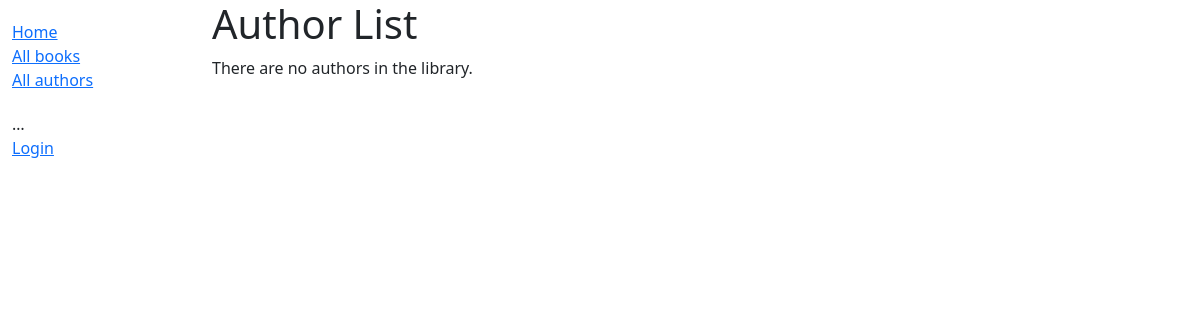
Page /catalog/authors/ on the earlier database version.
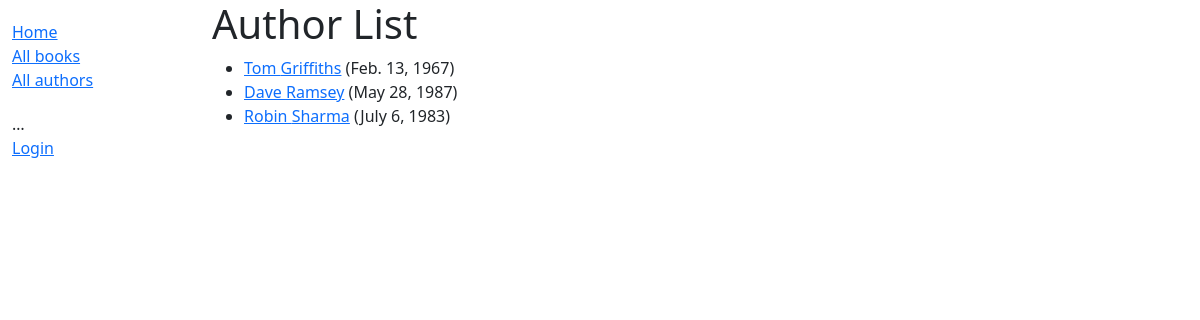
Same page on the later database version.
### catalog/models.py (models this page shows, shortened)
class Author(models.Model):
    first_name = models.CharField(max_length=100)
    last_name = models.CharField(max_length=100)
    date_of_birth = models.DateField(null=True, blank=True)
    date_of_death = models.DateField('Died', null=True, blank=True)
    class Meta:
        ordering = ['last_name', 'first_name']
    def get_absolute_url(self):
        return reverse('author-detail', args=[str(self.id)])

### catalog/views.py (the view)
# urls.py: path('authors/', views.AuthorListView.as_view(), name='authors'),
class AuthorListView(generic.ListView):
    model = Author
    paginate_by = 10

### catalog/templates/catalog/author_list.html
{% extends "base_generic.html" %}
{% block content %}
  <h1>Author List</h1>
  {% if author_list %}
  <ul>
    {% for author in author_list %}
      <li>
        <a href="{{ author.get_absolute_url }}">{{ author.first_name }} {{ author.last_name }}</a> ({{author.date_of_birth}})
      </li>
    {% endfor %}
  </ul>
  {% else %}
    <p>There are no authors in the library.</p>
  {% endif %}
{% endblock %}

### catalog/templates/base_generic.html (shortened to what this page needs)
<!DOCTYPE html>
<html lang="en">
<head>
  <link href="https://cdn.jsdelivr.net/npm/bootstrap@5.1.3/dist/css/bootstrap.min.css" rel="stylesheet">
  {% load static %}
  <link rel="stylesheet" href="{% static 'css/styles.css' %}">
</head>
<body>
  <div class="container-fluid">
    <div class="row">
      <div class="col-sm-2">
      {% block sidebar %}
        <ul class="sidebar-nav">
          <li><a href="{% url 'index' %}">Home</a></li>
          <li><a href="{% url 'books' %}">All books</a></li>
          <li><a href="{% url 'authors' %}">All authors</a></li>
        </ul>
        <ul class="sidebar-nav">
          …
         {% if user.is_authenticated %}
           <li>User: {{ user.get_username }}</li>
           <li><a href="{% url 'my-borrowed' %}">My Borrowed</a></li>
           <li><a href="{% url 'logout' %}?next={{ request.path }}">Logout</a></li>
         {% else %}
           <li><a href="{% url 'login' %}?next={{ request.path }}">Login</a></li>
         {% endif %}
        </ul>
     {% endblock %}
      </div>
      <div class="col-sm-10 ">{% block content %}{% endblock %}
     </div>
    </div>
  </div>
</body>
</html>

### catalog/static/css/styles.css (style rules this page uses)
.sidebar-nav { margin-top: 20px; padding: 0; list-style: none; }

Differences in the rows shown:
added Author: first_name "Tom", last_name "Griffiths", date_of_birth "Feb. 13, 1967"
added Author: first_name "Dave", last_name "Ramsey", date_of_birth "May 28, 1987"
added Author: first_name "Robin", last_name "Sharma", date_of_birth "July 6, 1983"
Other differences:
text no longer shown: "There are no authors in the library."
